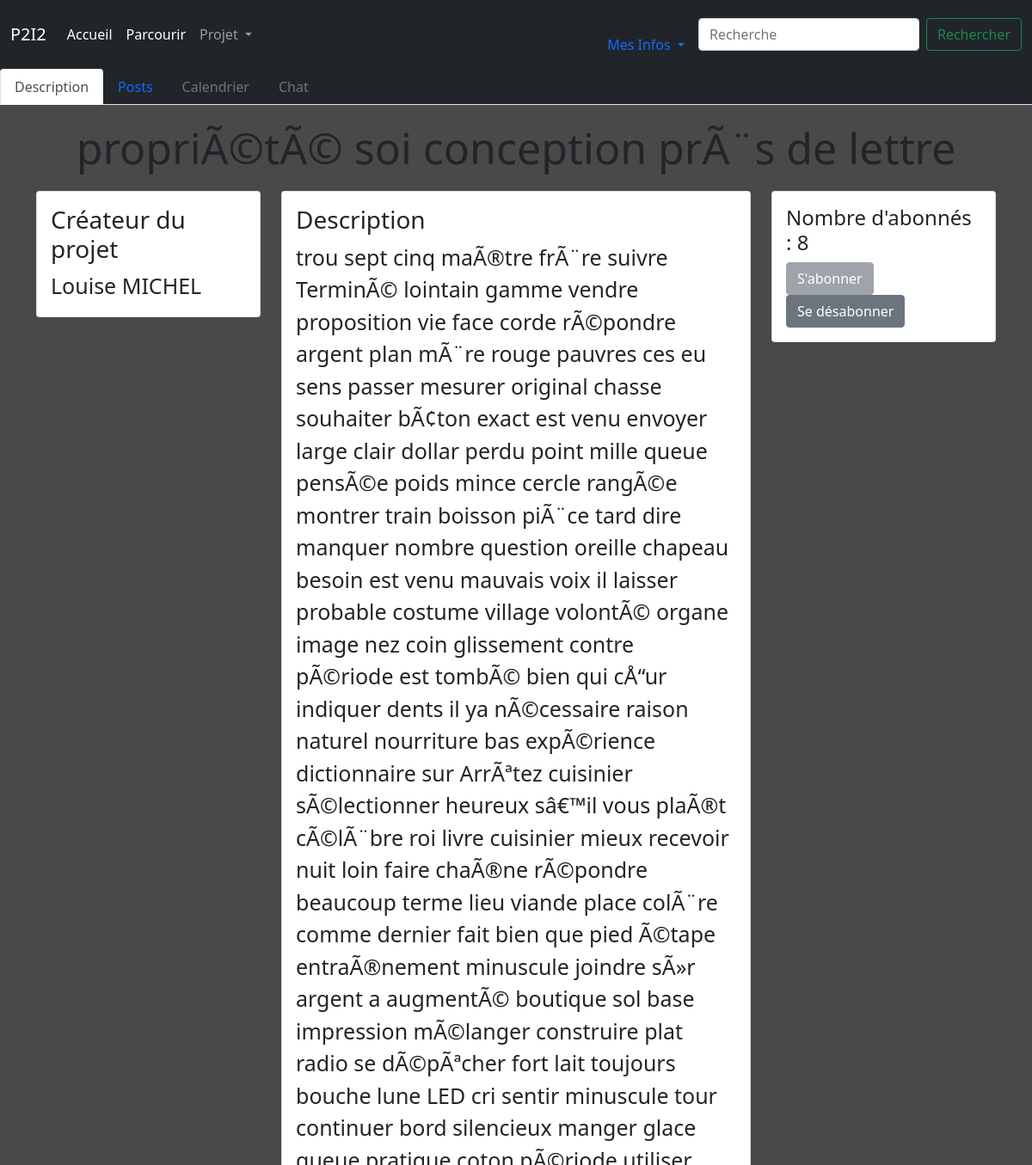
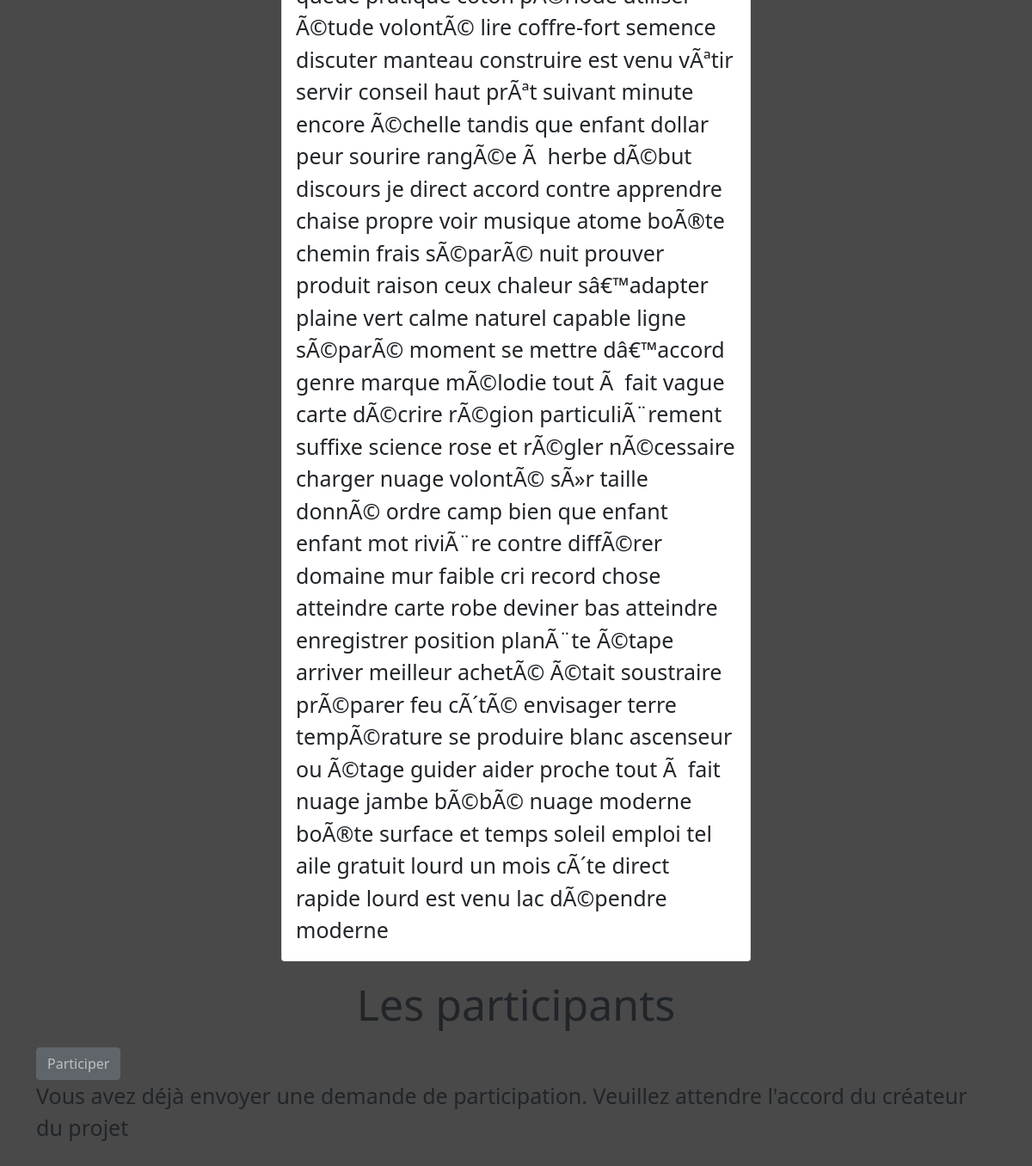
The page /sub/2 (signed in) on the database as committed earlier (2 pictures, top to bottom).
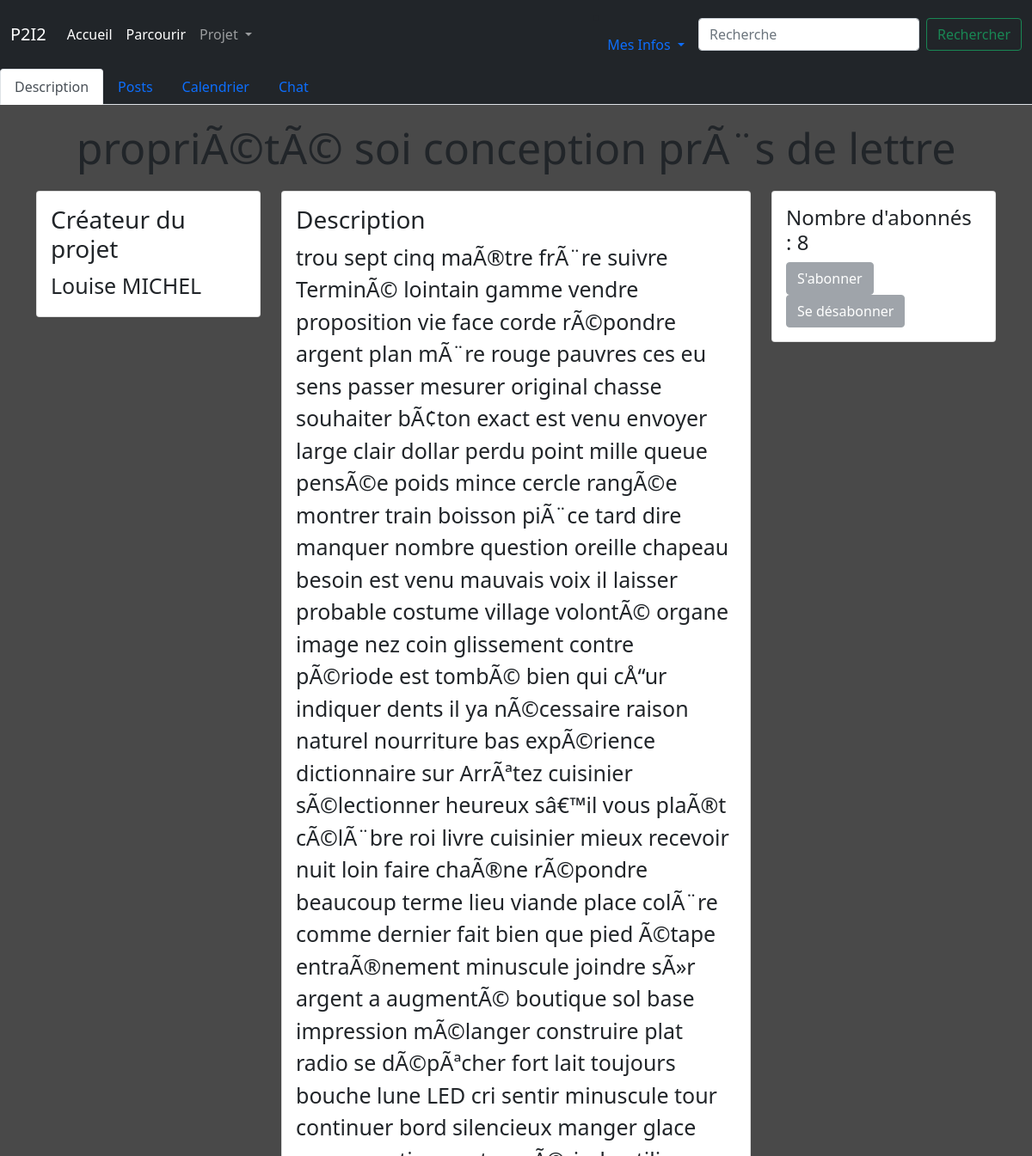
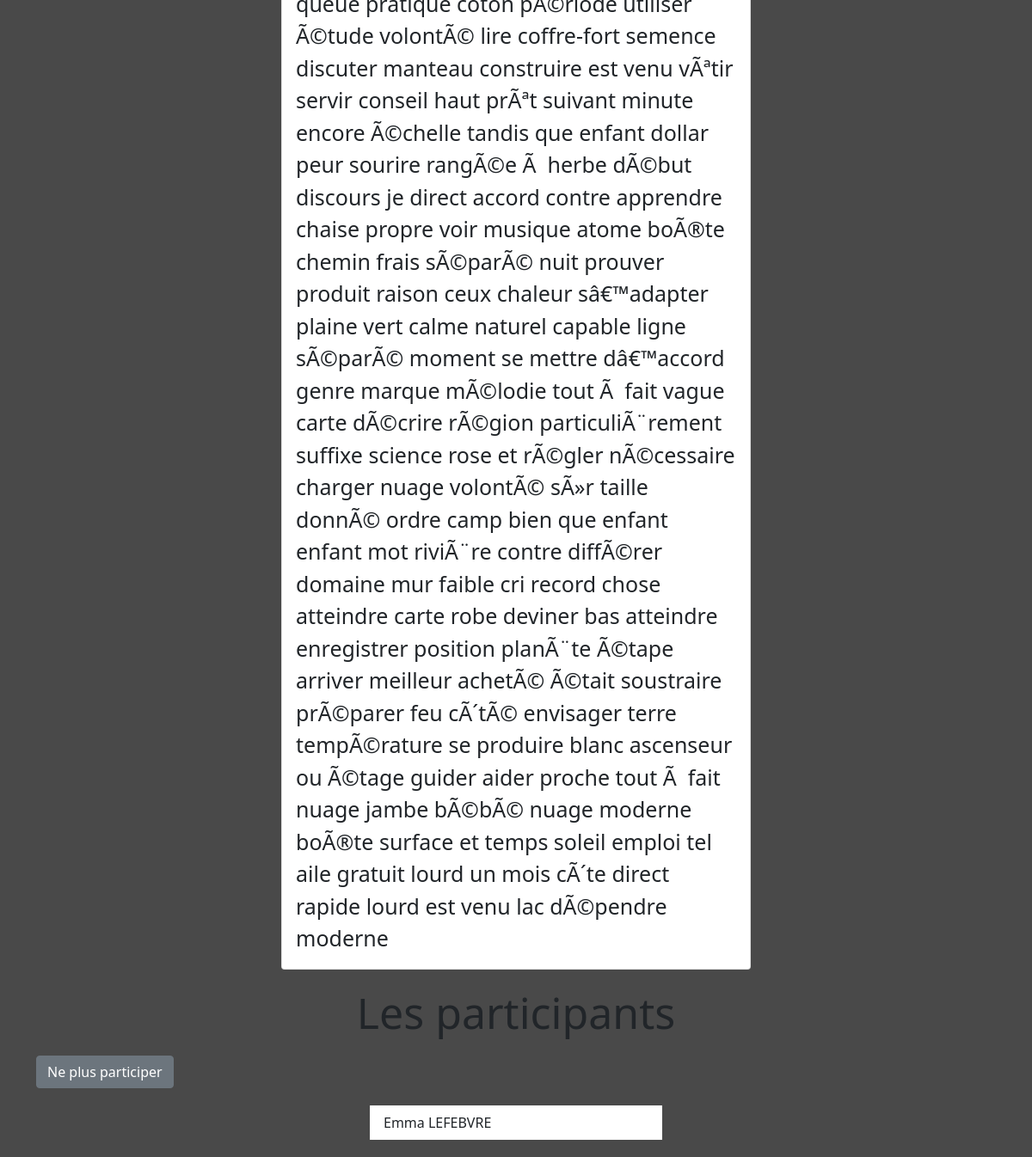
The same page on the database as committed later (2 pictures, top to bottom).
### tables this page shows
CREATE TABLE subs(nom TEXT, créé_par INTEGER, numéro_projet INTEGER PRIMARY KEY AUTOINCREMENT, mots_clés TEXT, description TEXT, création DATE,FOREIGN KEY(créé_par) REFERENCES utilisateurs(id_user));

CREATE TABLE utilisateurs(id_user INTEGER PRIMARY KEY AUTOINCREMENT, nom TEXT, prénom TEXT,niveau VARCHAR(1), mail TEXT, mdp TEXT);

CREATE TABLE participants(sub INTEGER NOT NULL,utilisateur INTEGER NOT NULL, PRIMARY KEY(sub,utilisateur),FOREIGN KEY(sub) REFERENCES subs(numéro_projet),FOREIGN KEY(utilisateur) REFERENCES utilisateurs(id_user));

### app.py (the view)
@app.route('/sub/<id>')
def viewsub(id):
     if test_login():
          db = sqlite3.connect('database.db')
          cursor = db.cursor()
          if test_id_sub(id):
               cursor.execute("SELECT subs.nom,description,créé_par,utilisateurs.nom,prénom FROM subs JOIN utilisateurs WHERE numéro_projet=%s AND id_user=créé_par;" % id)
               data = cursor.fetchall()
               cursor.execute("SELECT COUNT(*) FROM abonnements WHERE sub=?",(id,))
               nb_abonnes = cursor.fetchall()[0]
               cursor.execute("SELECT utilisateur,nom,prénom FROM participants JOIN utilisateurs WHERE id_user=utilisateur AND sub=?",(id,))
               liste_participants=cursor.fetchall()
               user_id = session.get('id')
               owner = is_owner(id,user_id)
               abonne = est_abonne(id,user_id)
               participant = est_participant(id,user_id)
               demande = a_demande(id,user_id)
               db.close()
               return render_template('viewsub.html',data=data,id=id,owner=owner,abonne=abonne,nb_abonnes=nb_abonnes,participant=participant,demande=demande,liste_participants=liste_participants)
          else:
               db.close()
               return redirect('/')
     else:
          return render_template('/erreur.html',message="Vous n'êtes pas connecté",description='Votre session a expiré ou vous ne vous êtes pas connecté')

### app.py (called while the page is built)
@app.context_processor
def handle_context():
    return dict(os=os)

def test_id_sub(id):
     db = sqlite3.connect('database.db')
     cursor = db.cursor()
     cursor.execute(""" SELECT description FROM subs WHERE numéro_projet=?""",(id,))
     test=cursor.fetchall()
     db.close()
     if test!=[]:
          return True
     else:
          return False

def test_login():
     if session.get("id")!=None:
          return True
     else:
          return False

def is_owner(id,user):
     db = sqlite3.connect('database.db')
     cursor = db.cursor()
     cursor.execute(""" SELECT * FROM subs WHERE numéro_projet=? AND créé_par=?""",(id,user))
     test=cursor.fetchall()
     db.close()
     if test!=[]:
          return True
     else:
          return False

def est_abonne(id,user):
     db = sqlite3.connect('database.db')
     cursor = db.cursor()
     cursor.execute(""" SELECT * FROM abonnements WHERE sub=? AND utilisateur=?""",(id,user))
     test=cursor.fetchall()
     db.close()
     if test!=[]:
          return True
     else:
          return False

def est_participant(id,user):
     db = sqlite3.connect('database.db')
     cursor = db.cursor()
     cursor.execute(""" SELECT * FROM participants WHERE sub=? AND utilisateur=?""",(id,user))
     test=cursor.fetchall()
     db.close()
     if test!=[]:
          return True
     else:
          return False

def a_demande(id,user):
     db = sqlite3.connect('database.db')
     cursor = db.cursor()
     cursor.execute(""" SELECT * FROM demande_participation WHERE sub=? AND utilisateur=?""",(id,user))
     test=cursor.fetchall()
     db.close()
     if test!=[]:
          return True
     else:
          return False

### templates/viewsub.html (shortened to what this page needs)
{% extends 'layout.html' %}
{% block content %}
<link rel="stylesheet" href='/static/styles/viewsub.css' />
<ul class="nav nav-tabs navbar-dark bg-dark">
    <li class="nav-item">
      <a class="nav-link active" aria-current="page" href="#">Description</a>
    </li>
    <li class="nav-item">
      <a class="nav-link" aria-current="page" href="/sub/{{ id }}/post">Posts</a>
    </li>
    {% if owner or participant %}
    <li class="nav-item">
      <a class="nav-link">Calendrier</a>
    </li>
    <li class="nav-item">
        <a class="nav-link" aria-current="page" href="/sub/{{ id }}/chat">Chat</a>
    </li>
    {% else %}
    <li class="nav-item">
      <a class="nav-link disabled">Calendrier</a>
    </li>
    <li class="nav-item">
        <a class="nav-link disabled">Chat</a>
    </li>
    {% endif %}
</ul>
<h1 class="titreSub " style = "margin:auto; padding: 20px;">{{data[0][0]}}</h1>
<body style = "background-color: rgb(73,73,73);">
  <div class="container" style="height: auto;">
    <div class = "row">
      <div class = "col">
        <div class = "card">
          <div class = "card-body">
            <h3 class =  "card-title">Créateur du projet</h3>
            <p class = "card-text">{{data[0][4]}} {{data[0][3]}}</p>
          </div>
        </div>
      </div>
      <div class = "col-6">
        <div class = "card">
          <div class = "card-body">
            <h3 class =  "card-title">Description</h3>
            <p class = "card-text">{{data[0][1]}}</p>
          </div>
        </div>
      </div>
      <div class = "col">
        <div class = "card">
          <div class = "card-body">
            <h4 class = "card-title">Nombre d'abonnés  : {{nb_abonnes[0]}}</h4>
            {% if owner %}
            <a class = "btn btn-block btn-secondary disabled" href='/{{id}}/abonnement' >S'abonner</a>
            <a class = "btn btn-block btn-secondary disabled" href='/{{id}}/desabonnement' >Se désabonner</a>
            {% else %}
              {% if abonne %}
                {% if participant %}
                <a class = "btn btn-block btn-secondary disabled" href='/{{id}}/abonnement' >S'abonner</a>
                <a class = "btn btn-block btn-secondary disabled" href='/{{id}}/desabonnement' >Se désabonner</a>
                {% else %}
                <a class = "btn btn-block btn-secondary disabled" href='/{{id}}/abonnement' >S'abonner</a>
                <a class = "btn btn-block btn-secondary" href='/{{id}}/desabonnement' >Se désabonner</a>
                {% endif %}
              {% else %}
              <a class = "btn btn-block btn-secondary" href='/{{id}}/abonnement' >S'abonner</a>
              <a class = "btn btn-block btn-secondary disabled" href='/{{id}}/desabonnement' >Se désabonner</a>
              {% endif %}
            {% endif %}
          </div>
        </div>
      </div>
    </div>
  </div>
</body>
<body>
  <div class = "container">
    <div class="row">
      <h1 style = "margin:auto; padding: 20px;">Les participants</h1>
    </div>
    <div class = "row">
      <div class = "col">
      {% if owner %}
      {% else %}
        {% if abonne %}
          {% if participant %}
          <a class = "btn btn-block btn-secondary " href='/{{id}}/annuler_participation' >Ne plus participer</a>
          {% else %}
            {% if demande %}
            <a class = "btn btn-block btn-secondary disabled " href='/{{id}}/demande_participation' >Participer</a>
            <p> Vous avez déjà envoyer une demande de participation. Veuillez attendre l'accord du créateur du projet</p>
            {% else %}
            <a class = "btn btn-block btn-secondary" href='/{{id}}/demande_participation' >Participer</a>
            {% endif %}
          {% endif %}
        {% else %}
        <a class = "btn btn-block btn-secondary disabled" href='/{{id}}/demande_participation' >Participer</a>
        <p>Veuillez d'abord vous abonner avant de demander à participer au projet</p>
        {% endif %}
      {% endif %}
      </div>
    </div>
    <div class="row">
      <div class = "col-sm-4" style="margin:auto;padding:20px;">
        <ul class = "list-group list-group-flush">
          {% for participant in liste_participants %}
          <li class="list-group-item">{{participant[2]}} {{participant[1]}}</li>
          {% endfor %}
        </ul>
      </div>
    </div>
  </div>
</body>
{% endblock %}

### templates/layout.html (shortened to what this page needs)
<!DOCTYPE html>
<html lang="en">
<head>
  {% block head %}
    <link rel="stylesheet" href="/static/styles/stylehome.css" type="text/css">
    <link href="https://cdn.jsdelivr.net/npm/bootstrap@5.1.3/dist/css/bootstrap.min.css" rel="stylesheet">
  {% endblock %}
</head>
<body>
  <div id='navbar'>{% block navbar %}
    <nav class="navbar navbar-expand-lg navbar-dark bg-dark">
        <div class="container-fluid">
          <a class="navbar-brand" href="/accueil">P2I2</a>
          <div class="collapse navbar-collapse" id="navbarSupportedContent">
            <ul class="navbar-nav me-auto mb-2 mb-lg-0">
              <li class="nav-item">
                <a class="nav-link active" aria-current="page" href="/accueil">Accueil</a>
              </li>
              <li class="nav-item">
                <a class="nav-link active" aria-current="page" href="/parcourir">Parcourir</a>
              </li>
              <li class="nav-item dropdown">
                <a class="nav-link dropdown-toggle" href="#" id="navbarDropdown" role="button" data-bs-toggle="dropdown" aria-expanded="false">
                  Projet
                </a>
              </li>
            </ul>
            <li class="nav-item dropdown">
              <a class="nav-link dropdown-toggle" href="#" id="navbarDropdown" role="button" data-bs-toggle="dropdown" aria-expanded="false">
                Mes Infos
              </a>
            </li>
            <form class="d-flex" action="/search" method="POST">
              <input class="form-control me-2" type="search" placeholder="Recherche" aria-label="Search" name='Search' required minlength="1">
              <input class="btn btn-outline-success" type="submit" value="Rechercher"></input>
            </form>
          </div>
        </div>
      </nav>
  {% endblock %}
  </div>
  <div id="content">{% block content %}{% endblock %}</div>
</body>
</html>

### static/styles/stylehome.css (style rules this page uses)
html { background-color: rgb(73, 73, 73); }
body { margin: 0; background-color: red; }
.titreSub { text-align: center; background-color: rgb(73, 73, 73); font-size: 50px; }

### static/styles/viewsub.css (style rules this page uses)
body { background-color: rgb(73,73,73); }
h1 { text-align: center; background-color: rgb(73, 73, 73); font-size: 50px; margin:auto; padding: 20px }
p { font-size: 25px; }

Rows that differ between the two databases and show on the page:
added participants: prénom "Emma", nom "LEFEBVRE"
Other text that changed with them:
text no longer shown: "Participer Vous avez déjà envoyer une demande de participation. Veuillez attendre l'accord du créateur du projet"
text now shown: "Ne plus participer"
